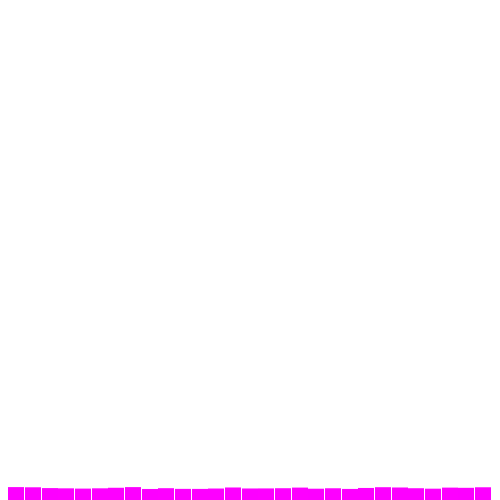
Frame 1 (no input)
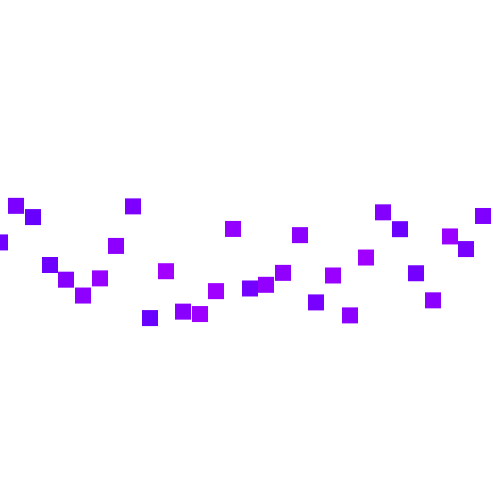
Frame 60 (the mouse pressed at the canvas centre just before this capture)
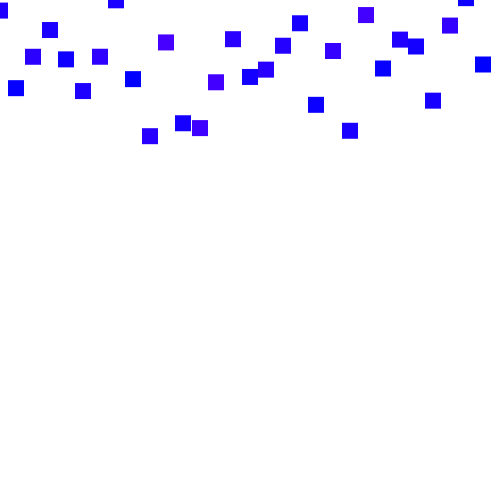
Frame 120 (the mouse held since frame 60 and released just before this capture)

The Processing sketch that drew these frames (run headless with seeded random() and noise(); from frame 60 on, the mouse is pressed at the canvas centre):

// Processing sketch: classexample
// ── classexample.pde
Square [] sq = new Square[30]; 

void setup() {
  size(500, 500); 
  for (int i = 0; i < sq.length; i++) {
    sq[i] = new Square(i*width/30, height);
  }
}

void draw() {
  background(255);
  noStroke(); 
  for (int i = 0; i < sq.length; i++) {
    sq[i].update(); 
    sq[i].display();
    sq[i].colorsq();
  }
}


class Square {

  float x;
  float y; 
  float dy; 
  float maxY; 
  float w; 

  Square(float _x, float _y) {
    x = _x; 
    y = _y;
    dy = random(3, 5); 
    w = width/30; 
    maxY = random(200, height);
  }

  void update() {
    if (y >= height || y <= 0) {
      dy *= -1;
    }
    y += dy;
  }

  void colorsq() {  
    float c = map(y, 0, height, 0, 255); 
    fill(c, 0, 255);
  }


  void display() {
    rectMode(CENTER); 
    rect(x, y, w, w);
  }
}
